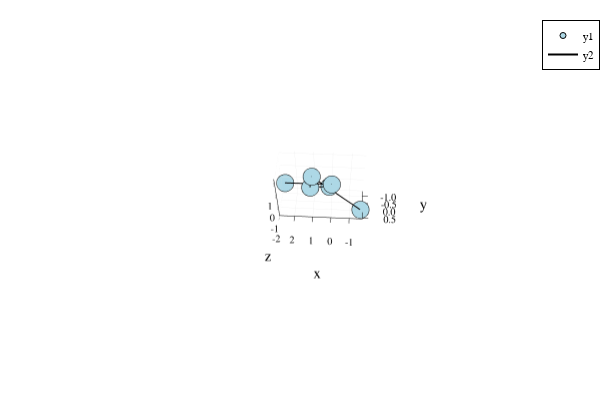

Notebook code cell kept with this figure:
### Code cell
p = plot()
#idx = ang_idxs[val]-length(Q)+2
#newQ = moveBeforeDihedral(newQ,ang_idxs[val])
plotChain!(newQ,"lightBlue")
#scatter!([0.5232793339871631928522654266168180423450881633232744104871902361491301550302779], [-0.0658911831588024193851724688818526659937386821456750880337932984697413449266494], [-0.5418394643407484699170193893035299702736701533521861807064364237305791696438268])
#newPoint = newQ[5]+ 0.1890358620925512979458086846097662286411199754438268912524356569910176426912083*(newQ[6]-newQ[5])
#scatter!([newPoint.x],[newPoint.y],[newPoint.z])
display(p)

### Figure 1 — Plotly figure (JSON) as saved in the notebook; plotly's stock layout.template omitted (floating-point values rounded to 4 significant figures)
{"data": [{"colorbar": {"title": {"text": ""}}, "legendgroup": "y1", "marker": {"color": "rgba(173, 216, 230, 1.000)", "line": {"color": "rgba(0, 0, 0, 1)", "width": 1}, "size": 6, "symbol": "circle"}, "mode": "markers", "name": "y1", "scene": "scene", "showlegend": true, "type": "scatter3d", "x": [2.7, 0, 0.1305, 1.117, 1.009, -1.604], "xaxis": "x", "y": [-1.3, 0.5, -0.01195, 0.1382, 0.2238, -0.002787], "yaxis": "y", "z": [-1.472, 0.866, 0.01699, 0.07818, 1.069, -1.952], "zaxis": "z", "zmax": null, "zmin": null}, {"colorbar": {"title": {"text": ""}}, "legendgroup": "y2", "line": {"color": "rgba(0, 0, 0, 1)", "dash": "solid", "shape": "linear", "width": 2}, "mode": "lines", "name": "y2", "scene": "scene", "showlegend": true, "type": "scatter3d", "x": [2.7, 0, 0.1305, 1.117, 1.009, -1.604], "xaxis": "x", "y": [-1.3, 0.5, -0.01195, 0.1382, 0.2238, -0.002787], "yaxis": "y", "z": [-1.472, 0.866, 0.01699, 0.07818, 1.069, -1.952], "zaxis": "z", "zmax": null, "zmin": null}], "layout": {"annotations": [], "height": 400, "legend": {"bgcolor": "rgba(255, 255, 255, 1.000)", "bordercolor": "rgba(0, 0, 0, 1)", "borderwidth": 1, "font": {"color": "rgba(0, 0, 0, 1)", "family": "sans-serif", "size": 11}, "title": {"font": {"color": "rgba(0, 0, 0, 1)", "family": "sans-serif", "size": 15}, "text": ""}, "tracegroupgap": 0, "traceorder": "normal", "x": 1, "xanchor": "auto", "y": 1, "yanchor": "auto"}, "margin": {"b": 20, "l": 0, "r": 0, "t": 20}, "paper_bgcolor": "rgba(255, 255, 255, 1.000)", "plot_bgcolor": "rgba(255, 255, 255, 1.000)", "scene": {"aspectmode": "auto", "aspectratio": {"x": 1.505, "y": 0.6293, "z": 1.056}, "camera": {"center": {"x": -0.08018, "y": 0.2613, "z": 0.2756}, "eye": {"x": -0.2792, "y": 4.275, "z": 5.515}, "projection": {"type": "perspective"}, "up": {"x": 0, "y": 0, "z": 1}}, "domain": {"x": [0.09128, 0.9934], "y": [0.07581, 0.9902]}, "xaxis": {"gridcolor": "rgba(0, 0, 0, 0.1)", "gridwidth": 0.5, "linecolor": "rgba(0, 0, 0, 1)", "mirror": false, "range": [-1.733, 2.829], "showgrid": true, "showline": true, "showticklabels": true, "tickangle": 0, "tickcolor": "rgb(0, 0, 0)", "tickfont": {"color": "rgba(0, 0, 0, 1)", "family": "sans-serif", "size": 11}, "tickmode": "array", "ticks": "inside", "ticktext": ["-1", "0", "1", "2"], "tickvals": [-1, 0, 1, 2], "title": {"font": {"color": "rgba(0, 0, 0, 1)", "family": "sans-serif", "size": 15}, "text": "x"}, "type": "linear", "visible": true, "zeroline": false, "zerolinecolor": "rgba(0, 0, 0, 1)"}, "yaxis": {"gridcolor": "rgba(0, 0, 0, 0.1)", "gridwidth": 0.5, "linecolor": "rgba(0, 0, 0, 1)", "mirror": false, "range": [-1.354, 0.554], "showgrid": true, "showline": true, "showticklabels": true, "tickangle": 0, "tickcolor": "rgb(0, 0, 0)", "tickfont": {"color": "rgba(0, 0, 0, 1)", "family": "sans-serif", "size": 11}, "tickmode": "array", "ticks": "inside", "ticktext": ["-1.0", "-0.5", "0.0", "0.5"], "tickvals": [-1, -0.5, 0, 0.5], "title": {"font": {"color": "rgba(0, 0, 0, 1)", "family": "sans-serif", "size": 15}, "text": "y"}, "type": "linear", "visible": true, "zeroline": false, "zerolinecolor": "rgba(0, 0, 0, 1)"}, "zaxis": {"gridcolor": "rgba(0, 0, 0, 0.1)", "gridwidth": 0.5, "linecolor": "rgba(0, 0, 0, 1)", "mirror": false, "range": [-2.042, 1.159], "showgrid": true, "showline": true, "showticklabels": true, "tickangle": 0, "tickcolor": "rgb(0, 0, 0)", "tickfont": {"color": "rgba(0, 0, 0, 1)", "family": "sans-serif", "size": 11}, "tickmode": "array", "ticks": "inside", "ticktext": ["-2", "-1", "0", "1"], "tickvals": [-2, -1, 0, 1], "title": {"font": {"color": "rgba(0, 0, 0, 1)", "family": "sans-serif", "size": 15}, "text": "z"}, "type": "linear", "visible": true, "zeroline": false, "zerolinecolor": "rgba(0, 0, 0, 1)"}}, "showlegend": true, "width": 600}}
